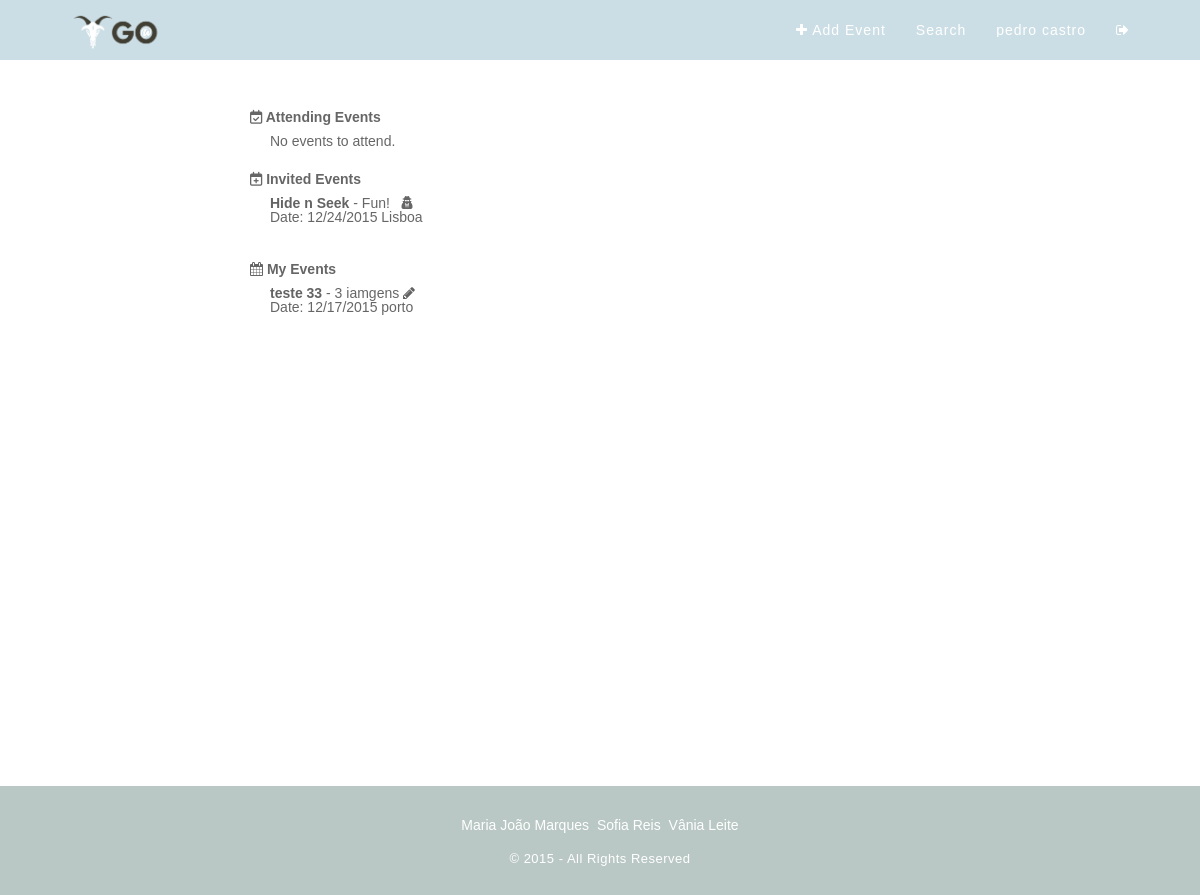
Screenshot of /?pagina=userPage (signed in) with the database file from the repository.
### tables this page shows
CREATE TABLE "Event" (
	`idEvent`	INTEGER PRIMARY KEY AUTOINCREMENT,
	`name`	TEXT NOT NULL,
	`description`	TEXT NOT NULL,
	`idImage`	INTEGER,
	`idType`	INTEGER,
	`date`	TEXT NOT NULL,
	`idUser`	INTEGER NOT NULL,
	`public`	INTEGER DEFAULT 0,
	`local`	TEXT
);

### php/loadEvent.php (called while the page is built, shortened)
<?
try {
  $db = new PDO('sqlite:./db/dboltw.db');
  $db->setAttribute(PDO::ATTR_ERRMODE, PDO::ERRMODE_EXCEPTION);
} catch (PDOException $e) {
    print "Error!: " . $e->getMessage() . "<br/>";
    die();
}
function getEventInfo($id){
  try{
    global $db;
    $stmt=$db->prepare("SELECT * FROM Event WHERE idEvent=:event_id");
    $stmt->bindValue(':event_id',$id,PDO::PARAM_STR);
    $found=$stmt->execute();
    $columns=$stmt->fetch();
    return $columns;
  }catch(PDOException $e){
    if(isset($_SESSION['user_id'])){
      $log=$e->getMessage()." ___Date=".date("Y-m-d")." ___ idUser=".$_SESSION['user_id'].PHP_EOL;
    }else{
      $log=$e->getMessage()." ___Date= ".date("Y-m-d")."\n";
    }
    error_log($log,3,"../error.log");
    return -1;
  }
}
function getUserEvents($id){
  try{
    global $db;
    $stmt=$db->prepare("SELECT * FROM Event WHERE idUser=:id");
    $stmt->bindValue(':id',$id);
    $query = $stmt->execute();
    $result= $stmt->fetchAll();
    return $result;
  }
  catch(PDOException $e){
    if(isset($_SESSION['user_id'])){
      $log=$e->getMessage()." ___Date=".date("Y-m-d")." ___ idUser=".$_SESSION['user_id'].PHP_EOL;
    }else{
      $log=$e->getMessage()." ___Date= ".date("Y-m-d")."\n";
    }
    error_log($log,3,"../error.log");
    return -1;
  }
}
function getInvitedEvent($id){
  try{
    global $db;
    $stmt=$db->prepare("SELECT * FROM EventInvite WHERE idUser = :id;");
    $stmt->bindValue(':id',$id);
    $query = $stmt->execute();
    $result= $stmt->fetchAll();
    return $result;
  }
  catch(PDOException $e){
    if(isset($_SESSION['user_id'])){
      $log=$e->getMessage()." ___Date=".date("Y-m-d")." ___ idUser=".$_SESSION['user_id'].PHP_EOL;
    }else{
      $log=$e->getMessage()." ___Date= ".date("Y-m-d")."\n";
    }
    error_log($log,3,"../error.log");
    return -1;
  }
}
$userEvents = getUserEvents($_SESSION['user_id']);
$invitedEvents = getInvitedEvent($_SESSION['user_id']);
?>

### template/userPage.php (the view)
<? include_once 'php/loadEvent.php'; ?>
<section class="billboard-body-userpage">
	<h1 id="userpageTitle"><span><i class="fa fa-calendar-check-o"></i> Attending Events </span></h1>
	<div id="userEvents">
		<?php
		if(!empty($eventsGo)){
			for($i=0; $i < count($eventsGo); ++$i)
			{
				$event = getEventInfo($eventsGo[$i]['idEvent']);
				if($event['public'] == 0) {
				echo '<a href="./?pagina=showEvent&id='.$event['idEvent'].'""><span><b>'.$event['name'].'</b></span></a> - '.$event['description'].'&nbsp;&nbsp;<i id="secretfa"class="fa fa-user-secret"></i><br><span>Date:&nbsp;'.$event['date'].'</span>&nbsp;'.$event['local'].'<br><br>';
				}else{
						echo '<a href="./?pagina=showEvent&id='.$event['idEvent'].'""><span><b>'.$event['name'].'</b></span></a> - '.$event['description'].'<br><span>Date:&nbsp;'.$event['date'].'</span>&nbsp;'.$event['local'].'<br><br>';
				}
			}
		}
		else{
			echo 'No events to attend.';
		}
		?>
	</div>
	<br>
	<h1 id="userpageTitle"><span><i class="fa fa-calendar-plus-o"></i></i> Invited Events </span></h1>
	<div id="userEvents">
		<?php
		if(!empty($invitedEvents)){
			for($i=0; $i < count($invitedEvents); ++$i)
			{
				$event = getEventInfo($invitedEvents[$i]['idEvent']);
				if($event['public'] == 0) {
						echo '<a href="./?pagina=showEvent&id='.$event['idEvent'].'""><span><b>'.$event['name'].'</b></span></a> - '.$event['description'].'
				&nbsp;&nbsp;<i id="secretfa"class="fa fa-user-secret"></i><br><span>Date:&nbsp;'.$event['date'].'</span>&nbsp;'.$event['local'].'<br><br>';
				}else{
				echo '<a href="./?pagina=showEvent&id='.$event['idEvent'].'""><span><b>'.$event['name'].'</b></span></a> - '.$event['description'].'
				<br><span>Date:&nbsp;'.$event['date'].'</span>&nbsp;'.$event['local'].'<br><br>';
				}
			}
		}
		else{
			echo 'You don\'t have invites for other events.';
		}
		?>
	</div>
	<br>
	<h1 id="userpageTitle"><span><i class="fa fa-calendar"></i></i> My Events </span></h1>
	<div id="userEvents">
		<?php
		if(!empty($userEvents)){
			for($i=0; $i < count($userEvents); ++$i)
			{
				$event = getEventInfo($userEvents[$i]['idEvent']);
				echo '<a href="./?pagina=showEvent&id='.$event['idEvent'].'""><span><b>'.$event['name'].'</b></span></a> - '.$event['description'].'
				<a href="./?pagina=editEvent&id='.$event['idEvent'].'"><i class="fa fa-pencil"></i></a><br><span>Date:&nbsp;'.$event['date'].'</span>&nbsp;'.$event['local'].'<br><br>';
			}
		}
		else{
			echo '<a href="./?pagina=createEvent">You don\'t have any event yet. Please, create one now.</a>';
		}
		?>
	</div>
</section>

### css/main.css (style rules this page uses)
.billboard-body-userpage { width: auto; height: auto; padding-left: 250px; padding-right: 250px; padding-bottom: 50px; padding-top: 50px; background-size: cover; -webkit-background-size: cover; -moz-background-size: cover; -o-background-size: cover; }
body { font-family: 'Source Sans Pro', sans-serif; font-size: 14px; color: #666; position:relative; padding-bottom: 95px; min-height: 100%; height: auto !important; height: 100%; }
html, body { overflow: auto; height: 100%; }
#userpageTitle { size: 20%; }
#userEvents { padding-left: 20px; padding-bottom: 10px; padding-top: 10px; }
#userEvents a { color: #646363; text-decoration: none; }

### rows the page displays
event: name "Hide n Seek", description "Fun!", date "12/24/2015", local "Lisboa"
event: name "teste 33", description "3 iamgens", date "12/17/2015", local "porto"

### other values shown
$_SESSION['firstname'] "pedro"
$_SESSION['lastname'] "castro"
